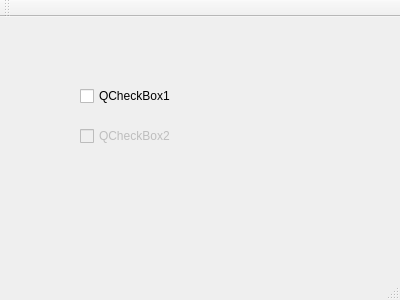
<?xml version="1.0" encoding="UTF-8"?>
<ui version="4.0">
 <class>MainWindow</class>
 <widget class="QMainWindow" name="MainWindow">
  <property name="geometry">
   <rect>
    <x>0</x>
    <y>0</y>
    <width>400</width>
    <height>300</height>
   </rect>
  </property>
  <property name="windowTitle">
   <string>MainWindow</string>
  </property>
  <widget class="QWidget" name="centralWidget">
   <widget class="QCheckBox" name="QCheckBox_1">
    <property name="enabled">
     <bool>true</bool>
    </property>
    <property name="geometry">
     <rect>
      <x>80</x>
      <y>70</y>
      <width>111</width>
      <height>18</height>
     </rect>
    </property>
    <property name="text">
     <string>QCheckBox1</string>
    </property>
   </widget>
   <widget class="QCheckBox" name="QCheckBox_2">
    <property name="enabled">
     <bool>false</bool>
    </property>
    <property name="geometry">
     <rect>
      <x>80</x>
      <y>110</y>
      <width>111</width>
      <height>18</height>
     </rect>
    </property>
    <property name="text">
     <string>QCheckBox2</string>
    </property>
   </widget>
  </widget>
  <widget class="QMenuBar" name="menuBar">
   <property name="geometry">
    <rect>
     <x>0</x>
     <y>0</y>
     <width>400</width>
     <height>22</height>
    </rect>
   </property>
  </widget>
  <widget class="QToolBar" name="mainToolBar">
   <attribute name="toolBarArea">
    <enum>TopToolBarArea</enum>
   </attribute>
   <attribute name="toolBarBreak">
    <bool>false</bool>
   </attribute>
  </widget>
  <widget class="QStatusBar" name="statusBar"/>
 </widget>
 <layoutdefault spacing="6" margin="11"/>
 <resources/>
 <connections/>
</ui>
